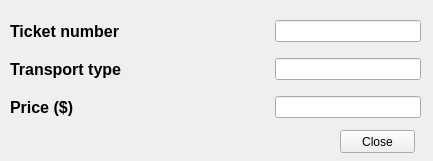
<?xml version="1.0" encoding="UTF-8"?>
<ui version="4.0">
 <class>Form</class>
 <widget class="QWidget" name="Form">
  <property name="geometry">
   <rect>
    <x>0</x>
    <y>0</y>
    <width>433</width>
    <height>161</height>
   </rect>
  </property>
  <property name="minimumSize">
   <size>
    <width>433</width>
    <height>161</height>
   </size>
  </property>
  <property name="maximumSize">
   <size>
    <width>433</width>
    <height>161</height>
   </size>
  </property>
  <property name="windowTitle">
   <string>Form1</string>
  </property>
  <widget class="QPushButton" name="pushButton">
   <property name="geometry">
    <rect>
     <x>340</x>
     <y>130</y>
     <width>75</width>
     <height>23</height>
    </rect>
   </property>
   <property name="text">
    <string>Close</string>
   </property>
  </widget>
  <widget class="QWidget" name="">
   <property name="geometry">
    <rect>
     <x>10</x>
     <y>10</y>
     <width>411</width>
     <height>121</height>
    </rect>
   </property>
   <layout class="QGridLayout" name="gridLayout">
    <item row="0" column="0">
     <widget class="QLabel" name="label">
      <property name="font">
       <font>
        <pointsize>12</pointsize>
        <weight>75</weight>
        <bold>true</bold>
       </font>
      </property>
      <property name="text">
       <string>Ticket number</string>
      </property>
     </widget>
    </item>
    <item row="0" column="2">
     <widget class="QLineEdit" name="lineEdit"/>
    </item>
    <item row="1" column="0">
     <widget class="QLabel" name="label_3">
      <property name="font">
       <font>
        <pointsize>12</pointsize>
        <weight>75</weight>
        <bold>true</bold>
       </font>
      </property>
      <property name="text">
       <string>Transport type</string>
      </property>
     </widget>
    </item>
    <item row="1" column="1">
     <spacer name="horizontalSpacer">
      <property name="orientation">
       <enum>Qt::Horizontal</enum>
      </property>
      <property name="sizeHint" stdset="0">
       <size>
        <width>40</width>
        <height>20</height>
       </size>
      </property>
     </spacer>
    </item>
    <item row="1" column="2">
     <widget class="QLineEdit" name="lineEdit_2"/>
    </item>
    <item row="2" column="0">
     <widget class="QLabel" name="label_2">
      <property name="font">
       <font>
        <pointsize>12</pointsize>
        <weight>75</weight>
        <bold>true</bold>
       </font>
      </property>
      <property name="text">
       <string>Price ($)</string>
      </property>
     </widget>
    </item>
    <item row="2" column="2">
     <widget class="QLineEdit" name="lineEdit_3"/>
    </item>
   </layout>
  </widget>
 </widget>
 <resources/>
 <connections>
  <connection>
   <sender>pushButton</sender>
   <signal>clicked()</signal>
   <receiver>Form</receiver>
   <slot>close()</slot>
   <hints>
    <hint type="sourcelabel">
     <x>377</x>
     <y>141</y>
    </hint>
    <hint type="destinationlabel">
     <x>216</x>
     <y>80</y>
    </hint>
   </hints>
  </connection>
 </connections>
</ui>
